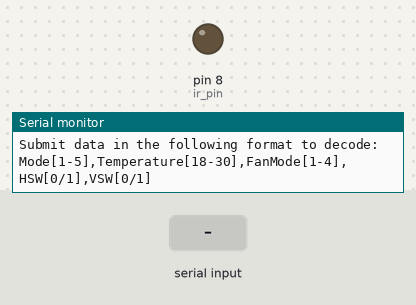
This sketch was run on a simulated Arduino Uno, built with avr-gcc and run on an emulated ATmega328P. On the bench: output pins drawn as LEDs (lit = HIGH), the last lines printed to the serial monitor. The inputs (shaded band) are chosen by the test bench.

Above: at 1.2 s.
1.3 s: "90,45,200\n" received over Serial
At 2.6 s:
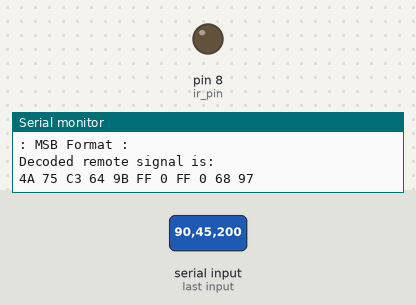
2.9 s: "90,45,200,10\n" received over Serial
At 3.9 s:
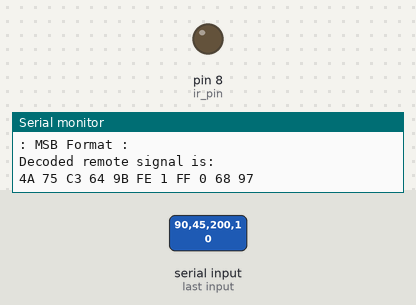
4.4 s: "1\n" received over Serial
At 5.0 s:
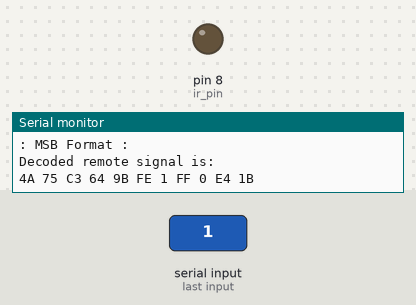
Timing chart, 0 to 7.4 s (numbered marks = the images above; inputs shaded):
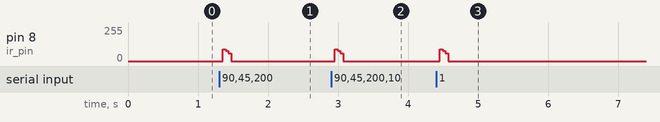

Measured:
- after the input at 1.3 s, pin 8 (ir_pin): 0/255 → 90/255 after 0.05 s, → 77/255 0.04 s later, → 59/255 0.04 s later, → 0/255 0.04 s later
- after the input at 2.9 s, pin 8 (ir_pin): 0/255 → 90/255 after 0.05 s, → 77/255 0.04 s later, → 59/255 0.04 s later, → 0/255 0.04 s later
- after the input at 4.4 s, pin 8 (ir_pin): 0/255 → 90/255 after 0.05 s, → 77/255 0.04 s later, → 59/255 0.04 s later, → 0/255 0.04 s later

The sketch:

IR_decoder_Mitsubishi.ino
```cpp
/* Remote name: Mitsubishi AC
 *  Format LSB8 to MSB
 */
#define ir_pin 8
//////////////////////////Setup////////////////////////////////

//Mode: Fan=1, Cool=2, Heat=3, Humidity=4, Off=5
uint8_t mode = 0;
//Temperature: Range is 18-30
uint8_t temp = 15;
//Fan mode: Auto=1, High=2, Med=3, Low=4
uint8_t fan = 0;
//Horizontal swing
bool hsw = 0;
//vertical swing
bool vsw = 0;

//////////////////////////////////////////////////////////////

String inputString = "";      // a String to hold incoming data from serial
bool stringComplete = false;  // whether the serial string is complete
char received_data[15]; //string to char for better effeciency
uint8_t p_m = 0; //previous mode, required to generate 'OFF' mode bits

//Sample array
uint8_t ir_out[]={0xF,0xF,0x0,0x0,0xF,0xF,0x0,0x0,0xA,0x6,0x5,0x9}; //these positions are variable
uint8_t ir_out2[11]; //final decoded array which contain both LSB8 and MSB

//LSB8 to MSB converter
void lsb8_to_msb(){
uint8_t reverse_num = 0;
uint8_t val = 0;
 for (uint8_t j=0; j<11; j++){
  for (uint8_t i=0; i<8; i++){
    val = (ir_out2[j] & (1 << i));
    if(val)
    reverse_num |= (1 << ((8 - 1) - i));
  }
  ir_out2[j] = reverse_num;
  val = 0;
  reverse_num = 0;
 }
}

//Builds final ir_out2 taking fixed data and variable data from ir_out
void build_ir_out2(){
    ir_out2[0]=0x52;
    ir_out2[1]=0xAE;
    ir_out2[2]=0xC3;
    ir_out2[3]=0x26;
    ir_out2[4]=0xD9;
    uint8_t i=0;
    uint8_t val=0,j=5;
    for (i=0; i<12; i++){
        val = (ir_out[i]<<4);
        val= val|ir_out[i+1];
        ir_out2[j]=val;
        i++;
        val =0;
        j++;
    }
}


void setswing(){
  if (hsw){ir_out[0]=0x7;ir_out[1]=0xF;ir_out[2]=0x8;ir_out[3]=0x0;}
  else {ir_out[0]=0xF;ir_out[1]=0xF;ir_out[2]=0x0;ir_out[3]=0x0;}
  if (vsw){ir_out[4]-=1;ir_out[6]+=1;}
}

void setfan(){
  ir_out[5]=0xF;
  ir_out[7]=0x0;
  if (fan==1){ir_out[4]=0xF;ir_out[6]=0x0;}
  else if (fan==2){ir_out[4]=0x7;ir_out[6]=0x8;}
  else if (fan==3){ir_out[4]=0x9;ir_out[6]=0x6;}
  else if (fan==4){ir_out[4]=0xB;ir_out[6]=0x4;}
}

void settemp(){
  ir_out[8]=0xE;
  ir_out[10]=0x1;
  for(int i=18; i<=30; i++){
    if (i==temp){break;}
    ir_out[8]-=1;
    ir_out[10]+=1;
    }
}

void setmode(){
  if (mode == 1){ir_out[8]=0x2;ir_out[9]=0x7;ir_out[10]=0xD;ir_out[11]=0x8;p_m=1;} //fan
  else if (mode == 2){ir_out[9]=0x6;ir_out[11]=0x9;p_m=2;} //cool
  else if (mode == 3){ir_out[9]=0x3;ir_out[11]=0xC;p_m=3;} //heat
  else if (mode == 4){ir_out[9]=0x5;ir_out[11]=0xA;p_m=4;} //humid
  else if (mode == 5){                                     //Off. Depends on the previous mode
    if (p_m == 1){ir_out[9]=0xF;ir_out[11]=0x0;}
    else if (p_m == 2){ir_out[9]=0xE;ir_out[11]=0x1;}
    else if (p_m == 3){ir_out[9]=0xB;ir_out[11]=0x4;}
    else if (p_m == 4){ir_out[9]=0xD;ir_out[11]=0x2;}
}
}

void parse_data(char received[]){ //Parsing the incoming serial data and store in setup variables
  String token = "";
  char *tok = strtok(received, ",");
  int i = 0;
  while (tok != NULL) {
     if (i == 0){
      token = tok;
      mode = token.toInt();
      }
     if (i == 1){
     token = tok;
     temp = token.toInt();
     }
     if (i == 2){
     token = tok;
     fan = token.toInt();
     }
     if (i == 3){
     token = tok;
     hsw = token.toInt();
     }
     if (i == 4){
     token = tok;
     vsw = token.toInt();
     }
     tok = strtok(NULL, ",");
     i++;
  }
}

void print_ir_out2(){
  Serial.println("");
  Serial.println("Decoded remote signal is:");
  for (int i=0; i<11; i++){
    Serial.print(ir_out2[i], HEX);
    Serial.print(" ");
  }
  Serial.println("");
}


void transmit(){
  startbit();
  bool bitvalue = 0;
  //Serial.println("bitvalue");
  for (int i=0; i<11; i++){
    for (int j=7; j>=0; j--){
      bitvalue = bitRead(ir_out2[i], j);
      //Serial.print(bitvalue);
      if(bitvalue){tx1();}
      else {tx0();}
    }
    //Serial.print(" ");
  }
  stopbit();
}

void tx1(){
  digitalWrite(ir_pin, HIGH);
  delayMicroseconds(394);
  digitalWrite(ir_pin, LOW);
  delayMicroseconds(1180);
}

void tx0(){
  digitalWrite(ir_pin, HIGH);
  delayMicroseconds(406);
  digitalWrite(ir_pin, LOW);
  delayMicroseconds(382);
}

void startbit(){
  digitalWrite(ir_pin, HIGH);
  delayMicroseconds(3168);
  digitalWrite(ir_pin, LOW);
  delayMicroseconds(568);
}

void stopbit(){
  digitalWrite(ir_pin, HIGH);
  delayMicroseconds(406);
  digitalWrite(ir_pin, LOW);
}

void setup() {
  Serial.begin(115200);
  Serial.println("Submit data in the following format to decode:");
  Serial.println("Mode[1-5],Temperature[18-30],FanMode[1-4],HSW[0/1],VSW[0/1]");
  pinMode(ir_pin, OUTPUT);
}


void loop() {
if(stringComplete){
  stringComplete = false;
  inputString.toCharArray(received_data, 15);
  inputString = "";
  parse_data(received_data); //set setup variables
  settemp();
  setfan();
  setswing();
  setmode();
  build_ir_out2();
  Serial.print(": LSB8 Format :");
  print_ir_out2();
  lsb8_to_msb();
  Serial.print(": MSB Format :");
  print_ir_out2();
  Serial.println("");
  transmit();
  }
}

//Called whenever serial data is present
void serialEvent() {
  while (Serial.available()) {
    // get the new byte:
    char inChar = (char)Serial.read();
    // add it to the inputString:
    inputString += inChar;
    // if the incoming character is a newline, set a flag so the main loop can
    // do something about it:
    if (inChar == '\n') {
      stringComplete = true;
    }
  }
}
```
